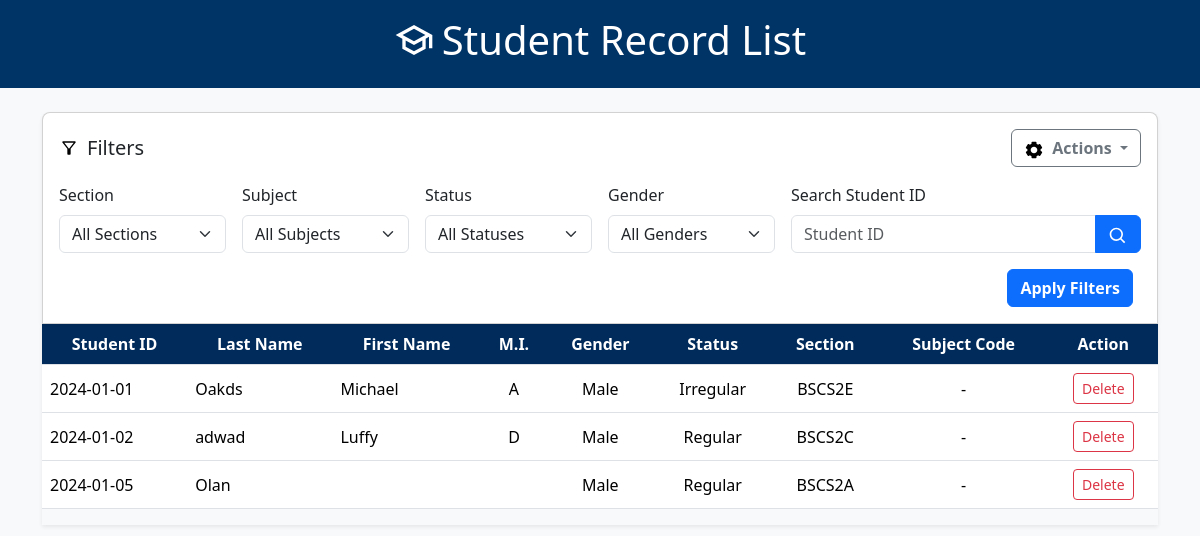
The app's page /, older data.
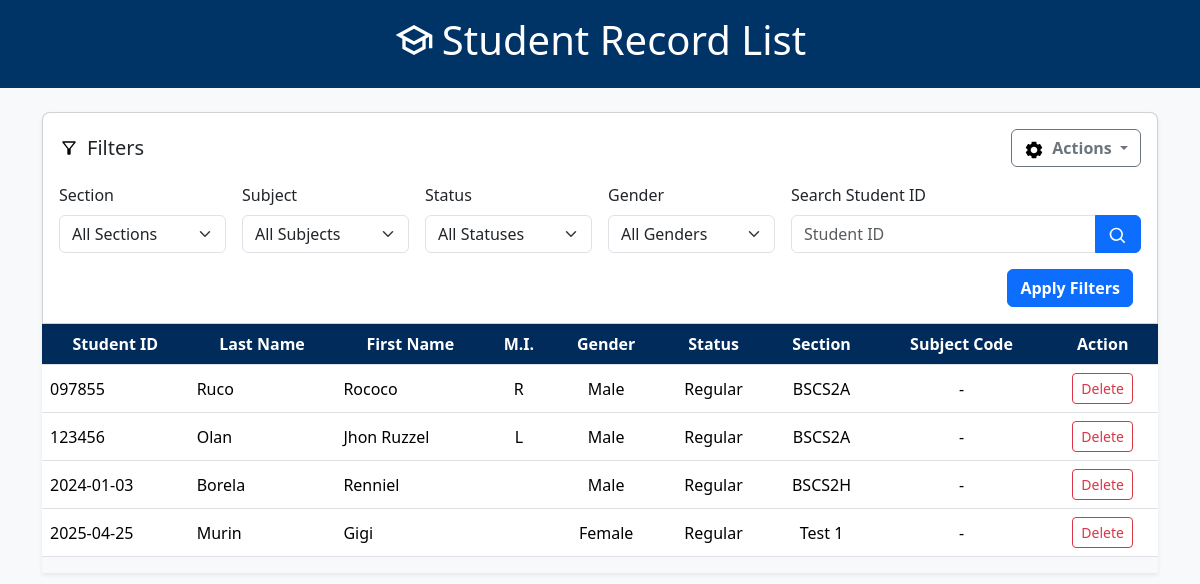
The same page, newer data.
### index.php (the view, shortened to what this page needs)
<?php include "./dbconnection.php";
    $subjectCode = isset($_GET['subject-code']) ? $conn->real_escape_string($_GET['subject-code']) : null;
    $search = isset($_GET['search']) ? $conn->real_escape_string($_GET['search']) : null;
    $conditions = [];
?>
<!DOCTYPE html>
<html lang="en">
<head>
    <link rel="stylesheet" href="./bootstrap.min.css">
    <link rel="stylesheet" href="./css/styles.css">
</head>
<body>
    <div class="header text-white text-center p-3">
        <h1 class="d-flex justify-content-center align-items-center gap-2"><img src="./imgs/school.svg"> Student Record List</h1>
    </div>
    <div class="container py-4">
        <div class="card custom-rounded-top shadow-sm mb-0">
            <div class="card-body">
                <form action="index.php" method="GET">
                    <div class="d-flex justify-content-between align-items-center mb-3">
                        <h5 class="card-title mb-0 d-flex align-items-center">
                            <img src="./imgs/filter.svg" alt="Filter" class="me-2" width="20"> Filters
                        </h5>
                        <div class="dropdown">
                            <button class="btn btn-outline-secondary dropdown-toggle fw-bold" type="button" id="actionsDropdown"
                                    data-bs-toggle="dropdown" aria-expanded="false">
                                <img src="./imgs/cog.svg" alt="Settings" width="20" class="me-1"> Actions
                            </button>
                        </div>
                    </div>
                    <div class="row g-3 filter-inputs">
                        <div class="col-md-2">
                            <label for="sectionFilter" class="form-label">Section</label>
                            <select name="section" class="form-select" id="sectionFilter">
                                <option value="">All Sections</option>
                            </select>
                        </div>
                        <div class="col-md-2">
                            <label for="subjectFilter" class="form-label">Subject</label>
                            <select name="subject-code" class="form-select" id="subjectFilter">
                                <option value="">All Subjects</option>
                            </select>
                        </div>
                        <div class="col-md-2">
                            <label for="statusFilter" class="form-label">Status</label>
                            <select name="status" class="form-select" id="statusFilter">
                                <option value="">All Statuses</option>
                            </select>
                        </div>
                        <div class="col-md-2">
                            <label for="genderFilter" class="form-label">Gender</label>
                            <select name="gender" class="form-select" id="genderFilter">
                                <option value="">All Genders</option>
                            </select>
                        </div>
                        <div class="col-md-4">
                            <label for="searchInput" class="form-label">Search Student ID</label>
                                <div class="input-group d-flex">
                                    <input type="text" class="form-control flex-grow-1" id="searchInput" name="search" placeholder="Student ID" value="<?= htmlspecialchars($search) ?>">
                                    <button class="btn btn-primary flex-shrink-0" type="submit" name="action" value="view">
                                        <img src="./imgs/search.svg" alt="Search" width="20">
                                    </button>
                                </div>
                        </div>
                    </div>
                    <div class="row mt-3">
                        <div class="col-12 d-flex justify-content-end">
                            <button type="submit" name="action" value="view" class="btn btn-primary me-2 fw-bold">
                                Apply Filters
                            </button>
                        </div>
                    </div>
                </form>
            </div>
        </div>
        <div class="student-list-table-container table-responsive shadow-sm">
            <table class="table table-hover align-middle">
                <thead >
                    <tr>
                        <th scope="col" class="text-center">Student ID</th>
                        <th scope="col" class="text-center">Last Name</th>
                        <th scope="col" class="text-center">First Name</th>
                        <th scope="col" class="text-center">M.I.</th>
                        <th scope="col" class="text-center">Gender</th>
                        <th scope="col" class="text-center">Status</th>
                        <th scope="col" class="text-center">Section</th>
                        <th scope="col" class="text-center">Subject Code</th>
                        <th scope="col" class="text-center">Action</th>
                    </tr>
                </thead>
                <tbody>
                    <?php
                        if ($subjectCode) {
                            $conditions[] = "sc.`subject-code` = '$subjectCode'";
                            $joinClause = "JOIN `student-subjects` AS sc ON st.studentid = sc.studentid";
                            $selectClause = "st.studentid, st.section, st.lastName, st.firstName, st.mi, st.gender, st.enrollmentStatus, sc.`subject-code`";
                        } else {
                            $joinClause = "";
                            $selectClause = "DISTINCT st.studentid, st.section, st.lastName, st.firstName, st.mi, st.gender, st.enrollmentStatus";
                        }
                        $whereClause = $conditions ? 'WHERE ' . implode(' AND ', $conditions) : '';
                        $student_list = "SELECT $selectClause
                                        FROM `students-tbl` AS st
                                        $joinClause
                                        $whereClause";
                        $result = $conn->query($student_list);
                        if ($result->num_rows > 0) {
                            while ($row = $result->fetch_assoc()) {
                                echo "<tr>
                                        <td>{$row['studentid']}</td>
                                        <td>{$row['lastName']}</td>
                                        <td>{$row['firstName']}</td>
                                        <td class='text-center'>{$row['mi']}</td>
                                        <td class='text-center'>{$row['gender']}</td>
                                        <td class='text-center'>{$row['enrollmentStatus']}</td>
                                        <td class='text-center'>{$row['section']}</td>";
                                if ($subjectCode) {
                                    echo "<td class='text-center'>{$row['subject-code']}</td>";
                                } else {
                                    echo "<td class='text-center'>-</td>";
                                }
                                echo "<td class='text-center'>
                                        <form action='./php-process/delete_student.php' method='POST' onsubmit='return confirm(\"Are you sure you want to delete this student?\");'>
                                            <input type='hidden' name='studentid' value='" . $row['studentid'] . "'>
                                            <button type='submit' name='delete' value='Delete' class='btn btn-sm btn-outline-danger'>
                                                Delete
                                            </button>
                                        </form>
                                    </td>";
                                echo "</tr>";
                            }
                        } else {
                            echo "<tr><td colspan='9' class='text-center py-3'>No records found</td></tr>";
                        }
                    ?>
                </tbody>
            </table>
        </div>
    </div>
</body>
</html>

### css/styles.css (style rules this page uses)
:root { --primary-color: #003366; --secondary-color: #3399FF; --bg-color: #F8F9FA; --border-color: #DEE2E6; --text-color: #343A40; --text-table-light-color: #fff; --table-header-bg: #002B5B; --border-color: #ccc; }
body { background-color: var(--bg-color); color: var(--text-color); }
* { margin: 0; padding: 0; font-family: 'Segoe UI', Tahoma, Geneva, Verdana, sans-serif !important; }
table thead th { background-color: var(--table-header-bg) !important; color: var(--text-table-light-color) !important; }
.header { background-color: var(--primary-color); }
.custom-rounded-top { border-radius: 0.5rem 0.5rem 0 0; }

Row changes from the older to the newer data that the page shows:
removed students-tbl: studentid "2024-01-01", lastName "Oakds", firstName "Michael", mi "A", gender "Male", enrollmentStatus "Irregular", section "BSCS2E"
removed students-tbl: studentid "2024-01-02", lastName "adwad", firstName "Luffy", mi "D", gender "Male", enrollmentStatus "Regular", section "BSCS2C"
removed students-tbl: studentid "2024-01-05", lastName "Olan", gender "Male", enrollmentStatus "Regular", section "BSCS2A"
added students-tbl: studentid "097855", lastName "Ruco", firstName "Rococo", mi "R", gender "Male", enrollmentStatus "Regular", section "BSCS2A"
added students-tbl: studentid "123456", lastName "Olan", firstName "Jhon Ruzzel", mi "L", gender "Male", enrollmentStatus "Regular", section "BSCS2A"
added students-tbl: studentid "2024-01-03", lastName "Borela", firstName "Renniel", gender "Male", enrollmentStatus "Regular", section "BSCS2H"
added students-tbl: studentid "2025-04-25", lastName "Murin", firstName "Gigi", gender "Female", enrollmentStatus "Regular", section "Test 1"
